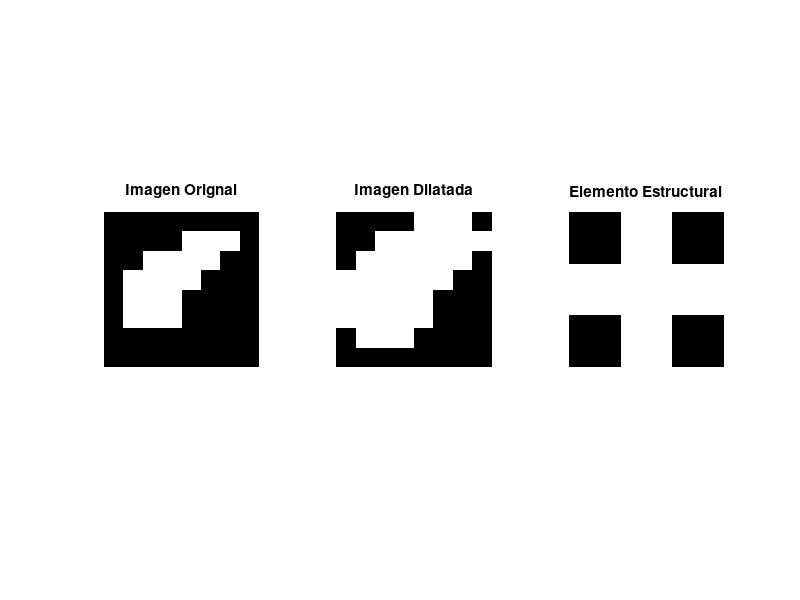
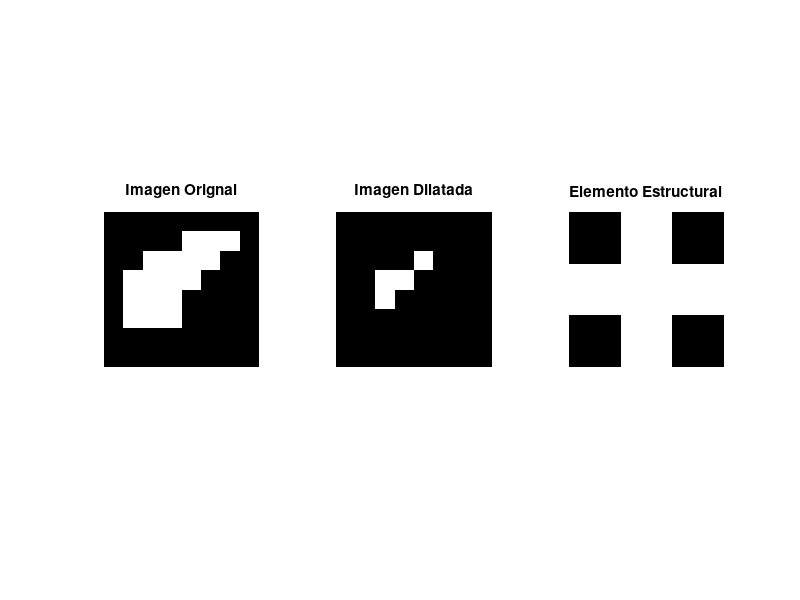
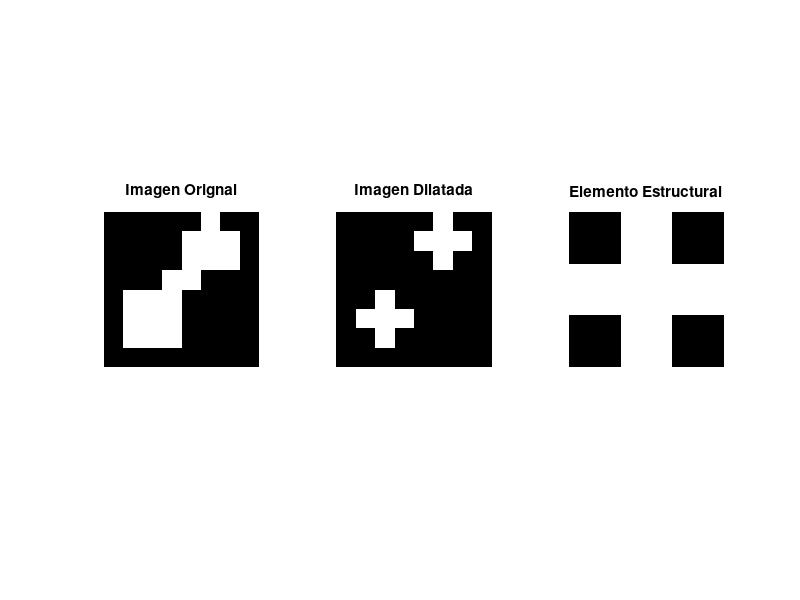
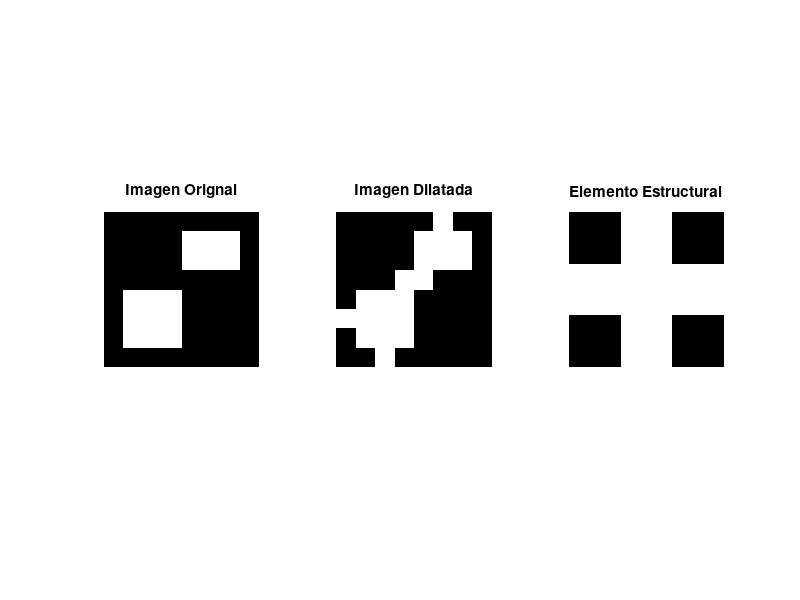

Write the MATLAB code that produced these figures, in order.
%% MORFOLOGIA
% FIT CABE COMPLETAMENTE
% HIT Lo toca parcialmente pues
% Elementos Estructurantes (EE) 
% Erosion (añade ceros) si cabe completamente se vuelve uno si el centro del EE toca la imagen
% Dilatacion (añade unos) si lo toca así sea por un solo pixel, se vuelve uno
% Opening(separa objetos) 1, Erosiona (separa elementos)2, Dilatacion(agranda los elementos
% erosionados)
% Closing (Para elementos separados que se quieran juntar) 1, Dilata y 2, Erosiona
% BordesInternos= Orginal-erosionada
% BordesExternos= Dilatada-Orginal
I=[0 0 0 0 0 0 0 0;
   0 0 0 0 1 1 1 0;
   0 0 1 1 1 1 0 0;
   0 1 1 1 1 0 0 0;
   0 1 1 1 0 0 0 0;
   0 1 1 1 0 0 0 0;
   0 0 0 0 0 0 0 0;
   0 0 0 0 0 0 0 0];
EE=[0 1 0;
    1 1 1;
    0 1 0];
Id=imdilate(I,EE);

figure(1)
subplot(1,3,1)
imshow(I)
title('Imagen Orignal')
subplot(1,3,2)
imshow(Id)
title('Imagen Dilatada')
subplot(1,3,3)
imshow(EE)
title('Elemento Estructural')

%%% EROSION
I=[0 0 0 0 0 0 0 0;
   0 0 0 0 1 1 1 0;
   0 0 1 1 1 1 0 0;
   0 1 1 1 1 0 0 0;
   0 1 1 1 0 0 0 0;
   0 1 1 1 0 0 0 0;
   0 0 0 0 0 0 0 0;
   0 0 0 0 0 0 0 0];
EE=[0 1 0;
    1 1 1;
    0 1 0];
Ie=imerode(I,EE);

figure(2)
subplot(1,3,1)
imshow(I)
title('Imagen Orignal')
subplot(1,3,2)
imshow(Ie)
title('Imagen Dilatada')
subplot(1,3,3)
imshow(EE)
title('Elemento Estructural')

%%%%%%COMBINADO

I=[0 0 0 0 0 1 0 0;
   0 0 0 0 1 1 1 0;
   0 0 0 0 1 1 1 0;
   0 0 0 1 1 0 0 0;
   0 1 1 1 0 0 0 0;
   0 1 1 1 0 0 0 0;
   0 1 1 1 0 0 0 0;
   0 0 0 0 0 0 0 0];
EE=[0 1 0;
    1 1 1;
    0 1 0];
Io=imopen(I,EE);%Erosion y dilatacion

figure(3)
subplot(1,3,1)
imshow(I)
title('Imagen Orignal')
subplot(1,3,2)
imshow(Io)
title('Imagen Dilatada')
subplot(1,3,3)
imshow(EE)
title('Elemento Estructural')

%%%%%%COMBINADO

I=[0 0 0 0 0 0 0 0;
   0 0 0 0 1 1 1 0;
   0 0 0 0 1 1 1 0;
   0 0 0 0 0 0 0 0;
   0 1 1 1 0 0 0 0;
   0 1 1 1 0 0 0 0;
   0 1 1 1 0 0 0 0;
   0 0 0 0 0 0 0 0];
EE=[0 1 0;
    1 1 1;
    0 1 0];
Io=imclose(I,EE);%Erosion y dilatacion

figure(4)
subplot(1,3,1)
imshow(I)
title('Imagen Orignal')
subplot(1,3,2)
imshow(Io)
title('Imagen Dilatada')
subplot(1,3,3)
imshow(EE)
title('Elemento Estructural')

